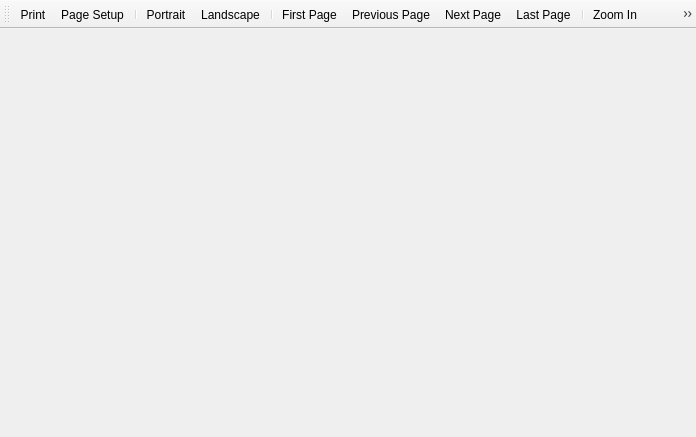
<?xml version="1.0" encoding="UTF-8"?>
<ui version="4.0">
 <class>HTMLReportPreview</class>
 <widget class="QMainWindow" name="HTMLReportPreview">
  <property name="geometry">
   <rect>
    <x>0</x>
    <y>0</y>
    <width>696</width>
    <height>437</height>
   </rect>
  </property>
  <property name="windowTitle">
   <string>Print Preview</string>
  </property>
  <widget class="QWidget" name="centralwidget"/>
  <widget class="QToolBar" name="toolBar">
   <property name="windowTitle">
    <string>toolBar</string>
   </property>
   <attribute name="toolBarArea">
    <enum>TopToolBarArea</enum>
   </attribute>
   <attribute name="toolBarBreak">
    <bool>false</bool>
   </attribute>
   <addaction name="actionPrint"/>
   <addaction name="actionPage_Setup"/>
   <addaction name="separator"/>
   <addaction name="actionPortrait"/>
   <addaction name="actionLandscape"/>
   <addaction name="separator"/>
   <addaction name="actionFirst_Page"/>
   <addaction name="actionPrevious_Page"/>
   <addaction name="actionNext_Page"/>
   <addaction name="actionLast_Page"/>
   <addaction name="separator"/>
   <addaction name="actionZoom_In"/>
   <addaction name="actionZoom_Out"/>
   <addaction name="separator"/>
   <addaction name="actionSingle_Page"/>
   <addaction name="actionFacing_Pages"/>
   <addaction name="actionAll_Pages"/>
  </widget>
  <action name="actionPrint">
   <property name="icon">
    <iconset resource="../smartpay/src/rc.qrc">
     <normaloff>:/images/print-32.png</normaloff>:/images/print-32.png</iconset>
   </property>
   <property name="text">
    <string>Print</string>
   </property>
   <property name="shortcut">
    <string>Ctrl+P</string>
   </property>
  </action>
  <action name="actionPage_Setup">
   <property name="icon">
    <iconset resource="../smartpay/src/rc.qrc">
     <normaloff>:/images/page-setup-32.png</normaloff>:/images/page-setup-32.png</iconset>
   </property>
   <property name="text">
    <string>Page Setup</string>
   </property>
  </action>
  <action name="actionFirst_Page">
   <property name="icon">
    <iconset resource="../smartpay/src/rc.qrc">
     <normaloff>:/images/go-first-32.png</normaloff>:/images/go-first-32.png</iconset>
   </property>
   <property name="text">
    <string>First Page</string>
   </property>
  </action>
  <action name="actionPrevious_Page">
   <property name="icon">
    <iconset resource="../smartpay/src/rc.qrc">
     <normaloff>:/images/go-previous-32.png</normaloff>:/images/go-previous-32.png</iconset>
   </property>
   <property name="text">
    <string>Previous Page</string>
   </property>
  </action>
  <action name="actionNext_Page">
   <property name="icon">
    <iconset resource="../smartpay/src/rc.qrc">
     <normaloff>:/images/go-next-32.png</normaloff>:/images/go-next-32.png</iconset>
   </property>
   <property name="text">
    <string>Next Page</string>
   </property>
  </action>
  <action name="actionLast_Page">
   <property name="icon">
    <iconset resource="../smartpay/src/rc.qrc">
     <normaloff>:/images/go-last-32.png</normaloff>:/images/go-last-32.png</iconset>
   </property>
   <property name="text">
    <string>Last Page</string>
   </property>
  </action>
  <action name="actionZoom_In">
   <property name="icon">
    <iconset resource="../smartpay/src/rc.qrc">
     <normaloff>:/images/zoom-in-32.png</normaloff>:/images/zoom-in-32.png</iconset>
   </property>
   <property name="text">
    <string>Zoom In</string>
   </property>
  </action>
  <action name="actionZoom_Out">
   <property name="icon">
    <iconset resource="../smartpay/src/rc.qrc">
     <normaloff>:/images/zoom-out-32.png</normaloff>:/images/zoom-out-32.png</iconset>
   </property>
   <property name="text">
    <string>Zoom Out</string>
   </property>
  </action>
  <action name="actionSingle_Page">
   <property name="icon">
    <iconset resource="../smartpay/src/rc.qrc">
     <normaloff>:/images/view-page-one-32.png</normaloff>:/images/view-page-one-32.png</iconset>
   </property>
   <property name="text">
    <string>Single Page</string>
   </property>
  </action>
  <action name="actionFacing_Pages">
   <property name="icon">
    <iconset resource="../smartpay/src/rc.qrc">
     <normaloff>:/images/view-page-sided-32.png</normaloff>:/images/view-page-sided-32.png</iconset>
   </property>
   <property name="text">
    <string>Facing Pages</string>
   </property>
  </action>
  <action name="actionAll_Pages">
   <property name="icon">
    <iconset resource="../smartpay/src/rc.qrc">
     <normaloff>:/images/view-page-multi-32.png</normaloff>:/images/view-page-multi-32.png</iconset>
   </property>
   <property name="text">
    <string>All Pages</string>
   </property>
  </action>
  <action name="actionLandscape">
   <property name="checkable">
    <bool>true</bool>
   </property>
   <property name="icon">
    <iconset resource="../smartpay/src/rc.qrc">
     <normaloff>:/images/layout-landscape-32.png</normaloff>:/images/layout-landscape-32.png</iconset>
   </property>
   <property name="text">
    <string>Landscape</string>
   </property>
  </action>
  <action name="actionPortrait">
   <property name="checkable">
    <bool>true</bool>
   </property>
   <property name="icon">
    <iconset resource="../smartpay/src/rc.qrc">
     <normaloff>:/images/layout-portrait-32.png</normaloff>:/images/layout-portrait-32.png</iconset>
   </property>
   <property name="text">
    <string>Portrait</string>
   </property>
  </action>
 </widget>
 <resources>
  <include location="../smartpay/src/rc.qrc"/>
 </resources>
 <connections/>
</ui>
